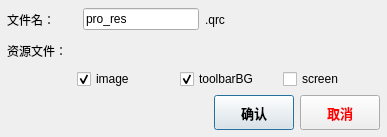
<?xml version="1.0" encoding="UTF-8"?>
<ui version="4.0">
 <class>CreateQrcSetDlg</class>
 <widget class="QDialog" name="CreateQrcSetDlg">
  <property name="geometry">
   <rect>
    <x>0</x>
    <y>0</y>
    <width>387</width>
    <height>137</height>
   </rect>
  </property>
  <property name="focusPolicy">
   <enum>Qt::NoFocus</enum>
  </property>
  <property name="windowTitle">
   <string>生成QRC设置</string>
  </property>
  <layout class="QVBoxLayout" name="verticalLayout">
   <property name="leftMargin">
    <number>7</number>
   </property>
   <property name="topMargin">
    <number>7</number>
   </property>
   <property name="rightMargin">
    <number>7</number>
   </property>
   <property name="bottomMargin">
    <number>7</number>
   </property>
   <item>
    <layout class="QHBoxLayout" name="horizontalLayout">
     <property name="rightMargin">
      <number>40</number>
     </property>
     <item>
      <widget class="QLabel" name="label">
       <property name="minimumSize">
        <size>
         <width>70</width>
         <height>0</height>
        </size>
       </property>
       <property name="text">
        <string>文件名：</string>
       </property>
      </widget>
     </item>
     <item>
      <widget class="QLineEdit" name="lineEdit">
       <property name="text">
        <string>pro_res</string>
       </property>
      </widget>
     </item>
     <item>
      <widget class="QLabel" name="label_2">
       <property name="text">
        <string>.qrc</string>
       </property>
      </widget>
     </item>
     <item>
      <spacer name="horizontalSpacer_3">
       <property name="orientation">
        <enum>Qt::Horizontal</enum>
       </property>
       <property name="sizeHint" stdset="0">
        <size>
         <width>40</width>
         <height>20</height>
        </size>
       </property>
      </spacer>
     </item>
    </layout>
   </item>
   <item>
    <widget class="QLabel" name="label_3">
     <property name="text">
      <string>资源文件：</string>
     </property>
    </widget>
   </item>
   <item>
    <layout class="QHBoxLayout" name="horizontalLayout_3">
     <item>
      <spacer name="horizontalSpacer_2">
       <property name="orientation">
        <enum>Qt::Horizontal</enum>
       </property>
       <property name="sizeType">
        <enum>QSizePolicy::Fixed</enum>
       </property>
       <property name="sizeHint" stdset="0">
        <size>
         <width>70</width>
         <height>20</height>
        </size>
       </property>
      </spacer>
     </item>
     <item>
      <widget class="QCheckBox" name="checkBox">
       <property name="text">
        <string>image</string>
       </property>
       <property name="checked">
        <bool>true</bool>
       </property>
      </widget>
     </item>
     <item>
      <widget class="QCheckBox" name="checkBox_2">
       <property name="text">
        <string>toolbarBG</string>
       </property>
       <property name="checked">
        <bool>true</bool>
       </property>
      </widget>
     </item>
     <item>
      <widget class="QCheckBox" name="checkBox_3">
       <property name="text">
        <string>screen</string>
       </property>
      </widget>
     </item>
    </layout>
   </item>
   <item>
    <layout class="QHBoxLayout" name="horizontalLayout_2">
     <item>
      <spacer name="horizontalSpacer">
       <property name="orientation">
        <enum>Qt::Horizontal</enum>
       </property>
       <property name="sizeHint" stdset="0">
        <size>
         <width>40</width>
         <height>20</height>
        </size>
       </property>
      </spacer>
     </item>
     <item>
      <widget class="QPushButton" name="btnOK">
       <property name="sizePolicy">
        <sizepolicy hsizetype="Fixed" vsizetype="Fixed">
         <horstretch>0</horstretch>
         <verstretch>0</verstretch>
        </sizepolicy>
       </property>
       <property name="minimumSize">
        <size>
         <width>80</width>
         <height>35</height>
        </size>
       </property>
       <property name="font">
        <font>
         <pointsize>10</pointsize>
         <weight>75</weight>
         <bold>true</bold>
        </font>
       </property>
       <property name="text">
        <string>确认</string>
       </property>
      </widget>
     </item>
     <item>
      <widget class="QPushButton" name="btnCancle">
       <property name="sizePolicy">
        <sizepolicy hsizetype="Fixed" vsizetype="Fixed">
         <horstretch>0</horstretch>
         <verstretch>0</verstretch>
        </sizepolicy>
       </property>
       <property name="minimumSize">
        <size>
         <width>80</width>
         <height>35</height>
        </size>
       </property>
       <property name="font">
        <font>
         <pointsize>10</pointsize>
         <weight>75</weight>
         <bold>true</bold>
        </font>
       </property>
       <property name="styleSheet">
        <string notr="true">color:red;</string>
       </property>
       <property name="text">
        <string>取消</string>
       </property>
      </widget>
     </item>
    </layout>
   </item>
  </layout>
 </widget>
 <resources/>
 <connections/>
</ui>
